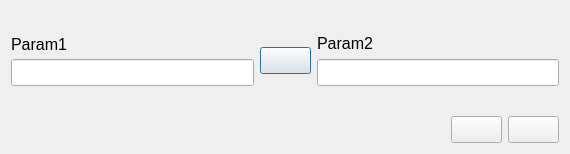
<?xml version="1.0" encoding="UTF-8"?>
<ui version="4.0">
 <class>TwoValuesInputDialog</class>
 <widget class="QDialog" name="TwoValuesInputDialog">
  <property name="geometry">
   <rect>
    <x>0</x>
    <y>0</y>
    <width>570</width>
    <height>154</height>
   </rect>
  </property>
  <property name="font">
   <font>
    <pointsize>12</pointsize>
   </font>
  </property>
  <property name="windowTitle">
   <string>Dialog</string>
  </property>
  <layout class="QVBoxLayout" name="verticalLayout_3">
   <item>
    <layout class="QHBoxLayout" name="horizontalLayout_2">
     <item>
      <layout class="QVBoxLayout" name="verticalLayout">
       <property name="spacing">
        <number>5</number>
       </property>
       <item>
        <spacer name="verticalSpacer_2">
         <property name="orientation">
          <enum>Qt::Vertical</enum>
         </property>
         <property name="sizeHint" stdset="0">
          <size>
           <width>20</width>
           <height>40</height>
          </size>
         </property>
        </spacer>
       </item>
       <item>
        <widget class="QLabel" name="lblParam1">
         <property name="sizePolicy">
          <sizepolicy hsizetype="Preferred" vsizetype="Maximum">
           <horstretch>0</horstretch>
           <verstretch>0</verstretch>
          </sizepolicy>
         </property>
         <property name="text">
          <string>Param1</string>
         </property>
        </widget>
       </item>
       <item>
        <widget class="QLineEdit" name="edtParam1"/>
       </item>
       <item>
        <spacer name="verticalSpacer">
         <property name="orientation">
          <enum>Qt::Vertical</enum>
         </property>
         <property name="sizeHint" stdset="0">
          <size>
           <width>20</width>
           <height>40</height>
          </size>
         </property>
        </spacer>
       </item>
      </layout>
     </item>
     <item>
      <widget class="QPushButton" name="btnFlipValues">
       <property name="text">
        <string/>
       </property>
       <property name="icon">
        <iconset resource="../icons.qrc">
         <normaloff>:/images/icons/horizontal_flip.png</normaloff>:/images/icons/horizontal_flip.png</iconset>
       </property>
       <property name="iconSize">
        <size>
         <width>32</width>
         <height>32</height>
        </size>
       </property>
      </widget>
     </item>
     <item>
      <layout class="QVBoxLayout" name="verticalLayout_2">
       <property name="spacing">
        <number>6</number>
       </property>
       <item>
        <spacer name="verticalSpacer_3">
         <property name="orientation">
          <enum>Qt::Vertical</enum>
         </property>
         <property name="sizeHint" stdset="0">
          <size>
           <width>20</width>
           <height>40</height>
          </size>
         </property>
        </spacer>
       </item>
       <item>
        <widget class="QLabel" name="lblParam2">
         <property name="sizePolicy">
          <sizepolicy hsizetype="Preferred" vsizetype="Maximum">
           <horstretch>0</horstretch>
           <verstretch>0</verstretch>
          </sizepolicy>
         </property>
         <property name="text">
          <string>Param2</string>
         </property>
        </widget>
       </item>
       <item>
        <widget class="QLineEdit" name="edtParam2"/>
       </item>
       <item>
        <spacer name="verticalSpacer_4">
         <property name="orientation">
          <enum>Qt::Vertical</enum>
         </property>
         <property name="sizeHint" stdset="0">
          <size>
           <width>20</width>
           <height>40</height>
          </size>
         </property>
        </spacer>
       </item>
      </layout>
     </item>
    </layout>
   </item>
   <item>
    <layout class="QHBoxLayout" name="horizontalLayout">
     <item>
      <spacer name="horizontalSpacer">
       <property name="orientation">
        <enum>Qt::Horizontal</enum>
       </property>
       <property name="sizeHint" stdset="0">
        <size>
         <width>40</width>
         <height>20</height>
        </size>
       </property>
      </spacer>
     </item>
     <item>
      <widget class="QPushButton" name="btnOk">
       <property name="text">
        <string/>
       </property>
       <property name="icon">
        <iconset resource="../icons.qrc">
         <normaloff>:/images/icons/apply.png</normaloff>:/images/icons/apply.png</iconset>
       </property>
       <property name="iconSize">
        <size>
         <width>32</width>
         <height>32</height>
        </size>
       </property>
      </widget>
     </item>
     <item>
      <widget class="QPushButton" name="btnCancel">
       <property name="text">
        <string/>
       </property>
       <property name="icon">
        <iconset resource="../icons.qrc">
         <normaloff>:/images/icons/cancel.png</normaloff>:/images/icons/cancel.png</iconset>
       </property>
       <property name="iconSize">
        <size>
         <width>32</width>
         <height>32</height>
        </size>
       </property>
      </widget>
     </item>
    </layout>
   </item>
  </layout>
 </widget>
 <resources>
  <include location="../icons.qrc"/>
 </resources>
 <connections>
  <connection>
   <sender>btnOk</sender>
   <signal>clicked()</signal>
   <receiver>TwoValuesInputDialog</receiver>
   <slot>accept()</slot>
   <hints>
    <hint type="sourcelabel">
     <x>483</x>
     <y>122</y>
    </hint>
    <hint type="destinationlabel">
     <x>284</x>
     <y>76</y>
    </hint>
   </hints>
  </connection>
  <connection>
   <sender>btnCancel</sender>
   <signal>clicked()</signal>
   <receiver>TwoValuesInputDialog</receiver>
   <slot>reject()</slot>
   <hints>
    <hint type="sourcelabel">
     <x>535</x>
     <y>122</y>
    </hint>
    <hint type="destinationlabel">
     <x>284</x>
     <y>76</y>
    </hint>
   </hints>
  </connection>
 </connections>
</ui>
